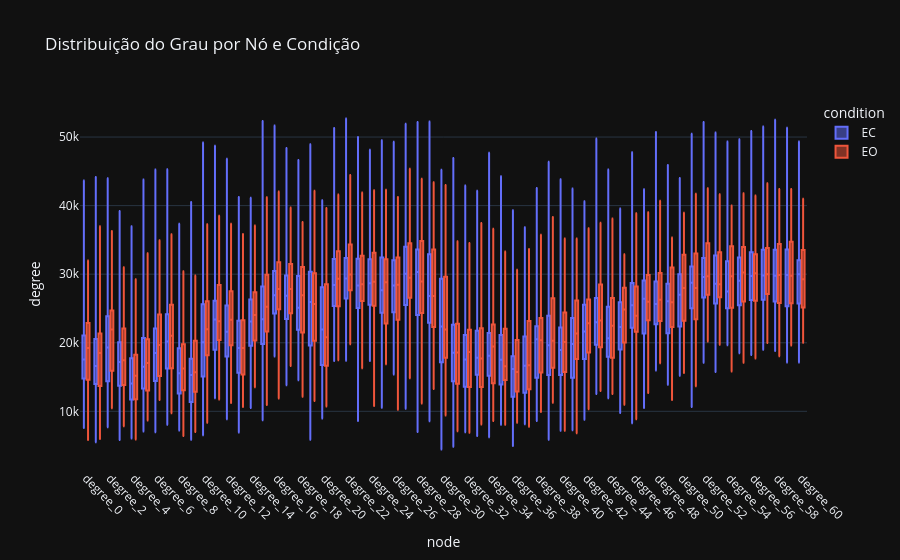

Notebook code for this chart:
### Code cell
fig = px.box(
    df_degree_long,
    x="node",
    y="degree",
    color="condition",
    title="Distribuição do Grau por Nó e Condição",
    points=False
)
fig.update_layout(xaxis_tickangle=45)
fig.show()

### Figure 1 — Plotly figure (JSON) as saved in the notebook; plotly's stock layout.template omitted (floating-point values rounded to 4 significant figures; data arrays with more than 128 entries replaced by an {"elided": "..."} marker saying what was removed)
{"data": [{"alignmentgroup": "True", "boxpoints": false, "hovertemplate": "condition=EC<br>node=%{x}<br>degree=%{y}<extra></extra>", "legendgroup": "EC", "marker": {"color": "#636efa"}, "name": "EC", "notched": false, "offsetgroup": "EC", "orientation": "v", "showlegend": true, "type": "box", "x": {"elided": "3294 str values"}, "x0": " ", "xaxis": "x", "y": {"elided": "3294 float values"}, "y0": " ", "yaxis": "y"}, {"alignmentgroup": "True", "boxpoints": false, "hovertemplate": "condition=EO<br>node=%{x}<br>degree=%{y}<extra></extra>", "legendgroup": "EO", "marker": {"color": "#EF553B"}, "name": "EO", "notched": false, "offsetgroup": "EO", "orientation": "v", "showlegend": true, "type": "box", "x": {"elided": "3294 str values"}, "x0": " ", "xaxis": "x", "y": {"elided": "3294 float values"}, "y0": " ", "yaxis": "y"}], "layout": {"boxmode": "group", "legend": {"title": {"text": "condition"}, "tracegroupgap": 0}, "title": {"text": "Distribuição do Grau por Nó e Condição"}, "xaxis": {"anchor": "y", "domain": [0, 1], "tickangle": 45, "title": {"text": "node"}}, "yaxis": {"anchor": "x", "domain": [0, 1], "title": {"text": "degree"}}}}
